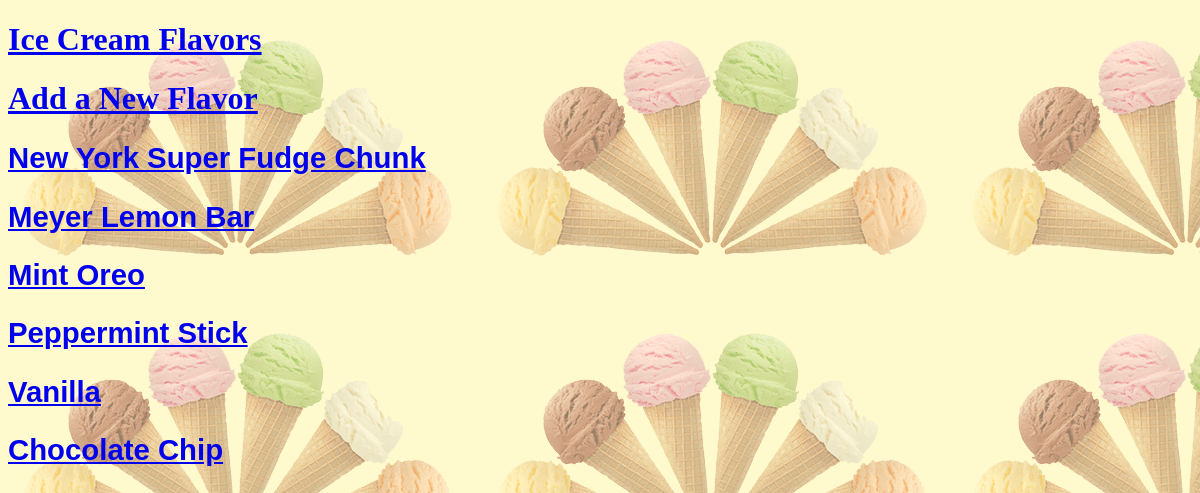
The page / on the database its author committed.
### icecream/models.py (models this page shows, shortened)
class Flavor(models.Model):
    name = models.CharField(max_length= 100)
    description = models.TextField()
    author = models.ForeignKey('auth.User', on_delete = models.CASCADE)

### icecream/views.py (the view)
# urls.py: path('', HomePageView.as_view() , name = 'home'),
class HomePageView(ListView):
    template_name = 'home.html'
    model = Flavor
    context_object_name = 'all_flavors'

### templates/home.html
{% extends 'base.html' %}
{% block content %}
    {% for flavor in all_flavors %}
    <div class = "flavor-entry">
        <h2><a href="{% url 'flavors_details' flavor.pk %}">{{ flavor.name }}</a></h2>
    </div>
    {% endfor %}
{% endblock content%}

### static/base.css (style rules this page uses)
body { background-color: lemonchiffon; background-image: url("./images/icecream2.png"); }
h2 { font-size: 22pt; font-family: Arial, Helvetica, sans-serif; font-weight: bold; }

### rows shown on the page
Flavor: name "New York Super Fudge Chunk"
Flavor: name "Meyer Lemon Bar"
Flavor: name "Mint Oreo"
Flavor: name "Peppermint Stick"
Flavor: name "Vanilla"
Flavor: name "Chocolate Chip"
